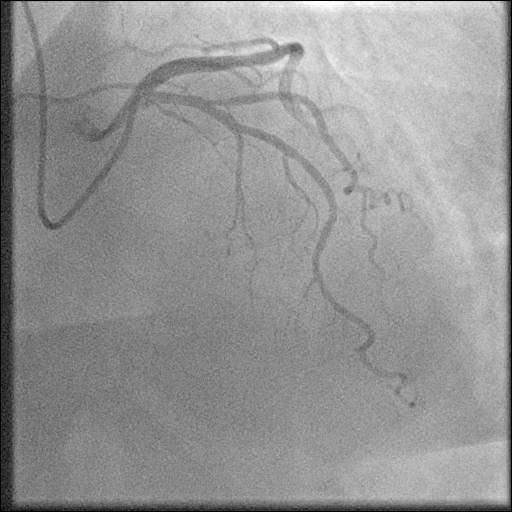
#> input picture data/processed/stenosis/train/images/131.png, 512 x 512 px; its folder holds only this picture in this run
$ python analyze_image_quality.py
#> lines starting #> are read from the running program, lines starting #| are printed output that depends on the picture

import json
import csv
from pathlib import Path
from collections import defaultdict

import cv2
import numpy as np
import matplotlib.pyplot as plt


# ============================================================
# PATH CONFIGURATION
# ============================================================

PROJECT_ROOT = Path(__file__).resolve().parents[3]
BACKEND_ROOT = PROJECT_ROOT / "backend"

DATASET_ROOT = (
    BACKEND_ROOT
    / "app"
    / "data"
    / "arcade"
    / "arcade"
    / "arcade"
    / "stenosis"
)

OUTPUT_DIR = (
    BACKEND_ROOT
    / "results"
    / "image_quality_analysis"
)

OUTPUT_DIR.mkdir(parents=True, exist_ok=True)

SPLITS = ["train", "val", "test"]

IMAGE_EXTENSIONS = {".png", ".jpg", ".jpeg", ".bmp", ".tif", ".tiff"}


# ============================================================
# IMAGE QUALITY METRICS
# ============================================================

def calculate_image_metrics(image_path):

    image = cv2.imread(str(image_path), cv2.IMREAD_GRAYSCALE)
#> image is the input picture: shape (512, 512); min 0, max 255, mean 148.2

    if image is None:
        return None

    height, width = image.shape
#> height = 512; width = 512

    # Normalize intensity values to 0-1
    normalized = image.astype(np.float32) / 255.0

    # Brightness
    mean_brightness = float(np.mean(normalized))
#> mean_brightness = 0.581

    # Contrast indicator: standard deviation of intensity
    contrast_std = float(np.std(normalized))
#> contrast_std = 0.134

    # Intensity range
    min_intensity = float(np.min(normalized))
#> min_intensity = 0
    max_intensity = float(np.max(normalized))
#> max_intensity = 1

    # Percentiles
    p10 = float(np.percentile(normalized, 10))
#> p10 = 0.467
    p50 = float(np.percentile(normalized, 50))
#> p50 = 0.573
    p90 = float(np.percentile(normalized, 90))
#> p90 = 0.753

    # Dynamic intensity range
    dynamic_range = p90 - p10
#> dynamic_range = 0.286

    # Percentage of very dark and very bright pixels
    dark_pixel_percentage = float(
        np.mean(normalized < 0.10) * 100
    )
#> dark_pixel_percentage = 0.795

    bright_pixel_percentage = float(
        np.mean(normalized > 0.90) * 100
    )
#> bright_pixel_percentage = 0.283

    return {
        "image": image_path.name,
        "width": width,
        "height": height,
        "mean_brightness": mean_brightness,
        "contrast_std": contrast_std,
        "min_intensity": min_intensity,
        "max_intensity": max_intensity,
        "p10": p10,
        "p50": p50,
        "p90": p90,
        "dynamic_range": dynamic_range,
        "dark_pixel_percentage": dark_pixel_percentage,
        "bright_pixel_percentage": bright_pixel_percentage
    }


# ============================================================
# ANALYZE DATASET SPLITS
# ============================================================

def analyze_split(split):

    split_dir = DATASET_ROOT / split

    image_dir = split_dir / "images"

    if not image_dir.exists():
        image_dir = split_dir

    image_paths = sorted([
        path for path in image_dir.iterdir()
        if path.is_file()
        and path.suffix.lower() in IMAGE_EXTENSIONS
    ])

    print(f"\nAnalyzing {split.upper()} split...")
    print(f"Images found: {len(image_paths)}")

    records = []

    failed_images = []

    for index, image_path in enumerate(image_paths, start=1):

        metrics = calculate_image_metrics(image_path)
#> metrics = 13 items

        if metrics is None:
            failed_images.append(image_path.name)
            continue

        metrics["split"] = split

        records.append(metrics)

        if index % 100 == 0:
            print(f"Processed {index}/{len(image_paths)}")

    return records, failed_images


# ============================================================
# SUMMARY STATISTICS
# ============================================================

def calculate_summary(records):

    metric_names = [
        "mean_brightness",
        "contrast_std",
        "dynamic_range",
        "dark_pixel_percentage",
        "bright_pixel_percentage"
    ]

    summary = {
        "image_count": len(records)
    }

    for metric in metric_names:

        values = np.array(
            [record[metric] for record in records],
            dtype=float
        )

        if len(values) == 0:
            continue

        summary[metric] = {
            "mean": round(float(np.mean(values)), 5),
            "median": round(float(np.median(values)), 5),
            "std": round(float(np.std(values)), 5),
            "min": round(float(np.min(values)), 5),
            "max": round(float(np.max(values)), 5),
            "p25": round(float(np.percentile(values, 25)), 5),
            "p75": round(float(np.percentile(values, 75)), 5)
        }

    return summary


# ============================================================
# SAVE CSV
# ============================================================

def save_csv(records):

    output_path = OUTPUT_DIR / "image_quality_records.csv"

    if not records:
        print("No records available for CSV.")
        return

    fieldnames = list(records[0].keys())

    with open(output_path, "w", newline="") as file:

        writer = csv.DictWriter(
            file,
            fieldnames=fieldnames
        )

        writer.writeheader()
        writer.writerows(records)

    print(f"\nCSV saved: {output_path}")


# ============================================================
# VISUALIZATION
# ============================================================

def generate_plots(records):

    plot_dir = OUTPUT_DIR / "plots"
    plot_dir.mkdir(parents=True, exist_ok=True)

    metrics = [
        ("mean_brightness", "Mean Brightness"),
        ("contrast_std", "Contrast Standard Deviation"),
        ("dynamic_range", "Dynamic Intensity Range"),
        ("dark_pixel_percentage", "Dark Pixel Percentage")
    ]

    split_colors = {
        "train": "steelblue",
        "val": "darkorange",
        "test": "seagreen"
    }

    # Individual distributions
    for metric, title in metrics:

        plt.figure(figsize=(9, 5))

        for split in SPLITS:

            values = [
                record[metric]
                for record in records
                if record["split"] == split
            ]

            if values:

                plt.hist(
                    values,
                    bins=30,
                    alpha=0.45,
                    label=split.upper(),
                    color=split_colors[split]
                )

        plt.title(f"{title} Distribution Across Dataset Splits")
        plt.xlabel(title)
        plt.ylabel("Number of Images")
        plt.legend()
        plt.grid(alpha=0.2)
        plt.tight_layout()

        filename = f"{metric}_distribution.png"

        plt.savefig(
            plot_dir / filename,
            dpi=150
        )

        plt.close()

    # Box plots for split comparison
    for metric, title in metrics:

        data = [
            [
                record[metric]
                for record in records
                if record["split"] == split
            ]
            for split in SPLITS
        ]

        plt.figure(figsize=(8, 5))

        plt.boxplot(
            data,
            tick_labels=["Train", "Validation", "Test"],
            showmeans=True
        )

        plt.title(f"{title}: Split Comparison")
        plt.ylabel(title)
        plt.grid(axis="y", alpha=0.2)
        plt.tight_layout()

        plt.savefig(
            plot_dir / f"{metric}_split_comparison.png",
            dpi=150
        )

        plt.close()

    print(f"\nGraphs saved in: {plot_dir}")


# ============================================================
# MAIN
# ============================================================

def main():

    print("=" * 60)
    print("STENOSIS IMAGE QUALITY ANALYSIS")
    print("=" * 60)

    if not DATASET_ROOT.exists():
        raise FileNotFoundError(
            f"Dataset folder not found: {DATASET_ROOT}"
        )

    all_records = []

    failed_report = {}

    for split in SPLITS:

        records, failed = analyze_split(split)
#> records = 1 item; failed = []

        all_records.extend(records)

        failed_report[split] = failed

    # Summary
    split_summaries = {}

    for split in SPLITS:

        split_records = [
            record for record in all_records
            if record["split"] == split
        ]

        split_summaries[split] = calculate_summary(
            split_records
        )
#> after the loop, split_summaries = 3 items

    report = {
        "dataset": "ARCADE Stenosis",
        "total_successfully_processed": len(all_records),
        "total_failed": sum(
            len(items) for items in failed_report.values()
        ),
        "split_summaries": split_summaries,
        "failed_images": failed_report
    }

    # Save JSON
    json_path = OUTPUT_DIR / "image_quality_summary.json"

    with open(json_path, "w") as file:
        json.dump(report, file, indent=4)

    # Save CSV
    save_csv(all_records)
#> in save_csv, `fieldnames = list(records[0].keys())`: fieldnames = ['image', 'width', 'height', 'mean_brightness', 'contrast_std', 'min_intensity', 'max_intensity', 'p10', 'p50', 'p90', 'dynamic_range', 'dark_pixel_percentage', 'bright_pixel_percentage', 'split']

    # Save plots
    generate_plots(all_records)
#> the loop in generate_plots, `for metric, title in metrics: ` made 4 passes
#> pass 1, in generate_plots, `plt.savefig( plot_dir / filename, dpi=150 )`:
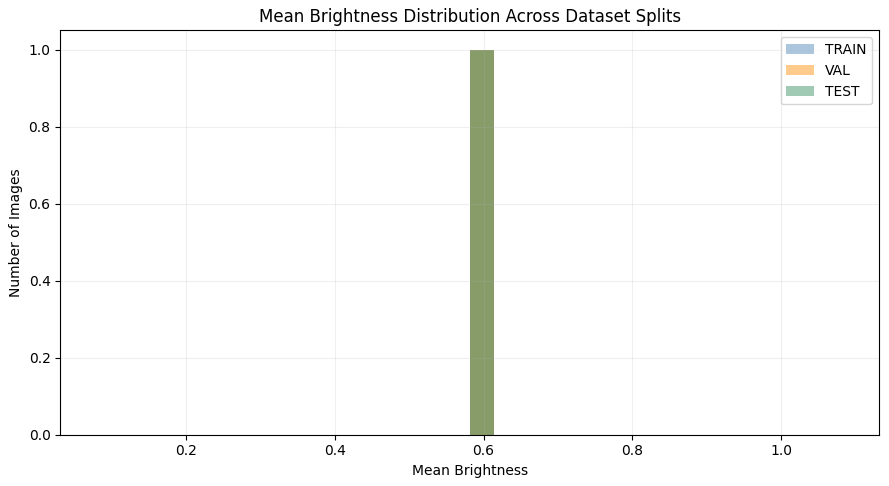
#> figure drawn by matplotlib, 1 panel; tallest bar 1 high, from x = 0.581 to 0.615; tallest bar 1 high, from x = 0.581 to 0.615; tallest bar 1 high, from x = 0.581 to 0.615
#> pass 2, in generate_plots, `plt.savefig( plot_dir / filename, dpi=150 )`:
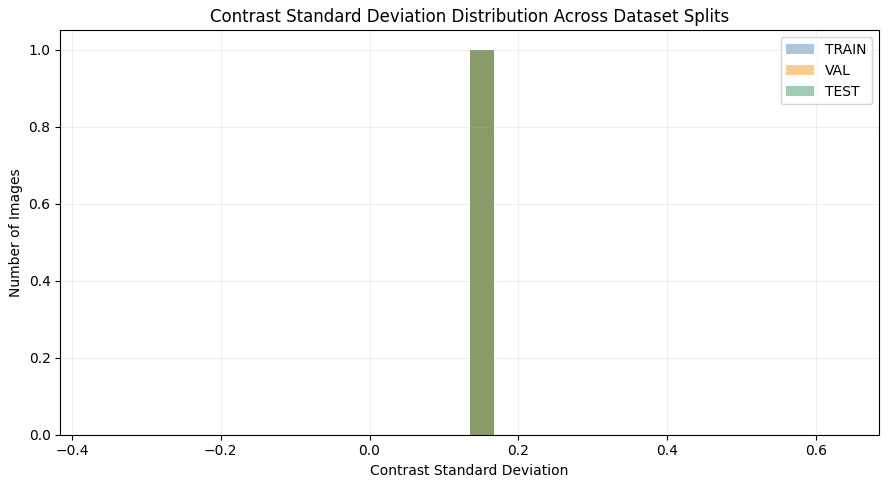
#> figure drawn by matplotlib, 1 panel; tallest bar 1 high, from x = 0.134 to 0.168; tallest bar 1 high, from x = 0.134 to 0.168; tallest bar 1 high, from x = 0.134 to 0.168
#> the loop in generate_plots, `for metric, title in metrics: ` made 4 passes
#> data on passes 1 to 4: [[0.581], [0.581], [0.581]], [[0.134], [0.134], [0.134]], [[0.286], [0.286], [0.286]], [[0.795], [0.795], [0.795]]
#> pass 1, in generate_plots, `plt.savefig( plot_dir / f"{metric}_split_comparison.png", dpi=150 )`:
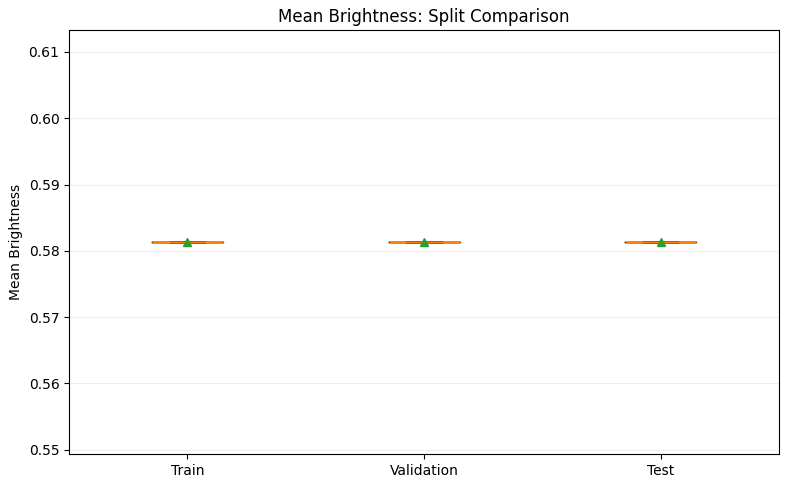
#> figure drawn by matplotlib, 1 panel
#> pass 2, in generate_plots, `plt.savefig( plot_dir / f"{metric}_split_comparison.png", dpi=150 )`:
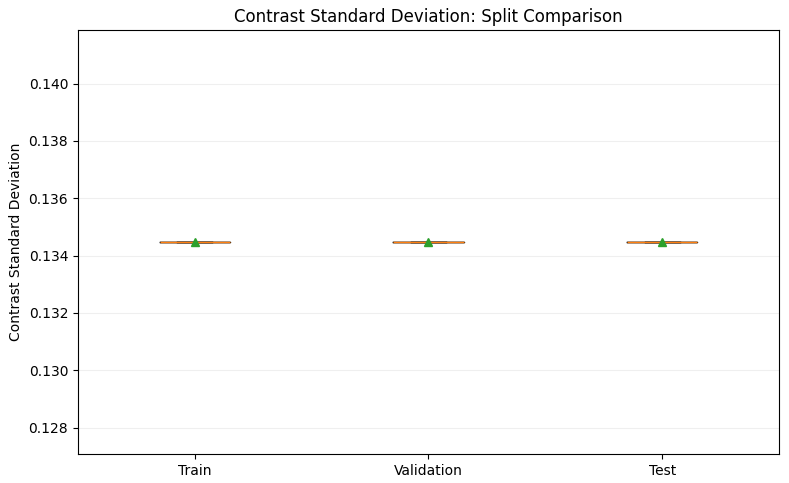
#> figure drawn by matplotlib, 1 panel

    # Print summary
    print("\nIMAGE QUALITY SUMMARY")
    print("=" * 60)

    for split, summary in split_summaries.items():

        print(f"\n{split.upper()}")

        print(
            f"Images: {summary['image_count']}"
        )

        for metric in [
            "mean_brightness",
            "contrast_std",
            "dynamic_range",
            "dark_pixel_percentage"
        ]:

            if metric in summary:

                print(
                    f"{metric}: "
                    f"mean={summary[metric]['mean']}, "
                    f"median={summary[metric]['median']}"
                )
#> this loop made 3 passes
#> split on passes 1 to 3: 'train', 'val', 'test'
#> (printed output is left out)

    print("\nFailed images:", report["total_failed"])
#| Failed images: 0

    print("\nReports saved:")
    print(json_path)
    print(OUTPUT_DIR / "image_quality_records.csv")


if __name__ == "__main__":
    main()
